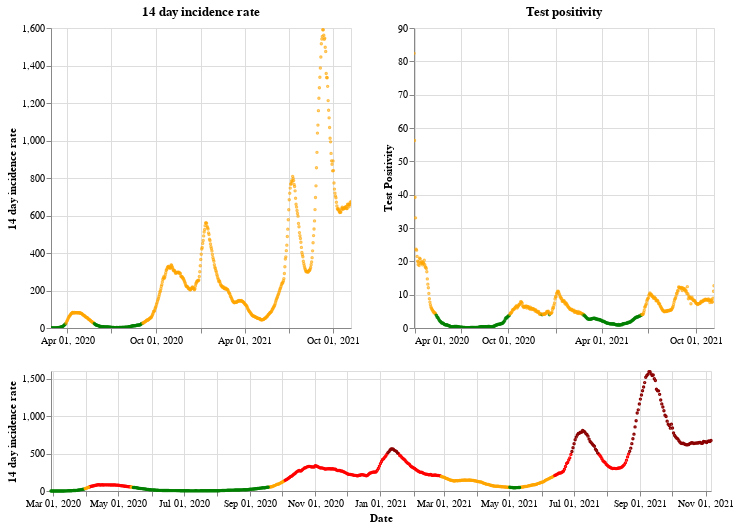

Write notebook code for a chart like this one.
### Markdown cell above
## Scotland

### Code cell
plot_traffic_light('Scotland')

### Figure 1 — Vega-Lite specification as saved in the notebook (floating-point values rounded to 4 significant figures; data arrays with more than 128 entries replaced by an {"elided": "..."} marker saying what was removed)
{"config": {"view": {"continuousWidth": 400, "continuousHeight": 300}}, "vconcat": [{"hconcat": [{"mark": {"type": "point", "size": 2}, "encoding": {"color": {"condition": {"value": "green", "test": "(datum.twoWeeklyCasesRate <= 25)"}, "value": "orange"}, "tooltip": [{"type": "nominal", "field": "areaName"}, {"type": "temporal", "field": "date"}, {"type": "quantitative", "field": "twoWeeklyCasesRate"}, {"type": "quantitative", "field": "testPositivity"}], "x": {"type": "temporal", "axis": {"title": ""}, "field": "date", "scale": {"domain": {"selection": "DateBrush"}}, "timeUnit": "yearmonthdate"}, "y": {"type": "quantitative", "axis": {"title": "14 day incidence rate"}, "field": "twoWeeklyCasesRate"}}, "title": "14 day incidence rate", "width": 300}, {"mark": {"type": "point", "size": 2}, "encoding": {"color": {"condition": {"value": "green", "test": "(datum.testPositivity <= 4)"}, "value": "orange"}, "tooltip": [{"type": "nominal", "field": "areaName"}, {"type": "temporal", "field": "date"}, {"type": "quantitative", "field": "twoWeeklyCasesRate"}, {"type": "quantitative", "field": "testPositivity"}], "x": {"type": "temporal", "axis": {"title": ""}, "field": "date", "scale": {"domain": {"selection": "DateBrush"}}, "timeUnit": "yearmonthdate"}, "y": {"type": "quantitative", "axis": {"title": "Test Positivity"}, "field": "testPositivity"}}, "title": "Test positivity", "width": 300}]}, {"layer": [{"mark": {"type": "point", "size": 2}, "encoding": {"color": {"condition": {"value": "orange", "test": "(((datum.testPositivity < 4) && (datum.twoWeeklyCasesRate >= 50)) && (datum.twoWeeklyCasesRate < 200))"}, "value": "red"}, "opacity": {"condition": {"value": 1, "test": "((datum.twoWeeklyCasesRate >= 50) && (datum.twoWeeklyCasesRate < 500))"}, "value": 0}, "tooltip": [{"type": "nominal", "field": "areaName"}, {"type": "temporal", "field": "date"}, {"type": "quantitative", "field": "twoWeeklyCasesRate"}, {"type": "quantitative", "field": "testPositivity"}], "x": {"type": "temporal", "axis": {"title": "Date"}, "field": "date", "timeUnit": "yearmonthdate"}, "y": {"type": "quantitative", "axis": {"title": "14 day incidence rate"}, "field": "twoWeeklyCasesRate"}}, "selection": {"DateBrush": {"type": "interval", "encodings": ["x"], "fields": ["Time"]}}}, {"mark": {"type": "point", "size": 2}, "encoding": {"color": {"value": "darkred"}, "opacity": {"condition": {"value": 1, "test": "(datum.twoWeeklyCasesRate >= 500)"}, "value": 0}, "tooltip": [{"type": "nominal", "field": "areaName"}, {"type": "temporal", "field": "date"}, {"type": "quantitative", "field": "twoWeeklyCasesRate"}, {"type": "quantitative", "field": "testPositivity"}], "x": {"type": "temporal", "axis": {"title": "Date"}, "field": "date", "timeUnit": "yearmonthdate"}, "y": {"type": "quantitative", "axis": {"title": "14 day incidence rate"}, "field": "twoWeeklyCasesRate"}}}, {"mark": {"type": "point", "size": 2}, "encoding": {"color": {"condition": {"value": "green", "test": "((datum.testPositivity < 4) && (datum.twoWeeklyCasesRate < 50))"}, "value": "orange"}, "opacity": {"condition": {"value": 1, "test": "(datum.twoWeeklyCasesRate < 50)"}, "value": 0}, "tooltip": [{"type": "nominal", "field": "areaName"}, {"type": "temporal", "field": "date"}, {"type": "quantitative", "field": "twoWeeklyCasesRate"}, {"type": "quantitative", "field": "testPositivity"}], "x": {"type": "temporal", "axis": {"title": "Date"}, "field": "date", "timeUnit": "yearmonthdate"}, "y": {"type": "quantitative", "axis": {"title": "14 day incidence rate"}, "field": "twoWeeklyCasesRate"}}}], "height": 120, "width": 660}], "data": {"name": "data-e349e0000b185d5f315006d3ad4af775"}, "$schema": "https://vega.github.io/schema/vega-lite/v4.8.1.json", "datasets": {"data-e349e0000b185d5f315006d3ad4af775": {"elided": "618 records"}}}
